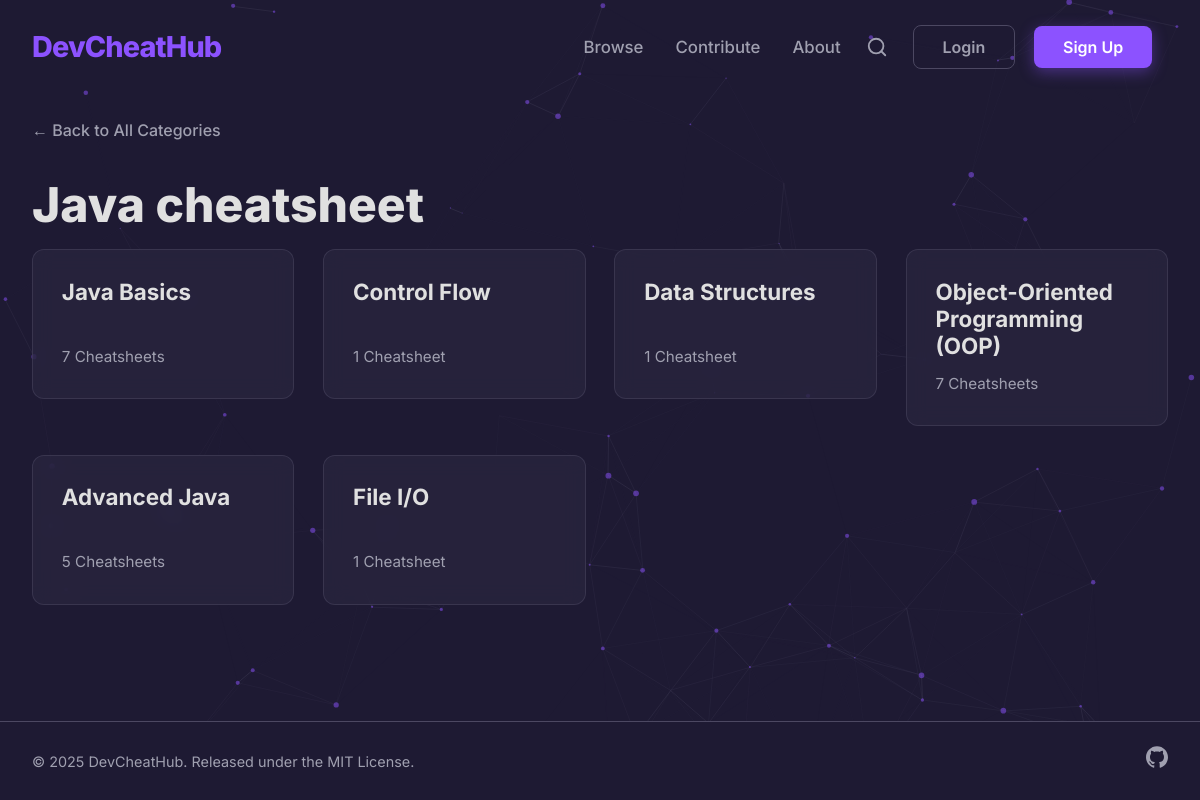
The app's page /category/java/ with its own data.
### core/models.py (models this page shows, shortened)
class Category(models.Model):
    name = models.CharField(max_length=100)
    slug = models.SlugField(max_length=100, unique=True, blank=True)
    parent = models.ForeignKey(
        'self',
        on_delete=models.CASCADE,
        null=True,
        blank=True,
        related_name='subcategories'
    )
    order = models.PositiveIntegerField(default=0)
    icon = models.FileField(upload_to='category_icons/', null=True, blank=True)
    class Meta:
        verbose_name_plural = "Categories"
        ordering = ['order']
        unique_together = ('parent', 'name')

### core/views.py (the view, shortened to what this page needs)
# urls.py: path('category/<slug:category_slug>/', views.category_detail, name='category_detail'),
def category_detail(request, category_slug):
    category = get_object_or_404(Category, slug=category_slug)
    if category.subcategories.exists():
        context = {
            'category': category,
            'subcategories': category.subcategories.all()
        }
        return render(request, 'core/subcategory_list.html', context)

### templates/core/subcategory_list.html (shortened to what this page needs)
{% extends "base.html" %}
{% block content %}
<div class="container">
    <a href="{% url 'category_list' %}#browse-categories" class="breadcrumb">&larr; Back to All Categories</a>
    <h1 class="page-title">{{ category.name }} cheatsheet</h1>
    <div class="card-grid">
        {% for sub in subcategories %}
            <a href="{% url 'category_detail' sub.slug %}" class="card-link">
                <div class="card">
                    <h2 class="card-title">{{ sub.name }}</h2>
                    <p class="card-count">{{ sub.cheatsheets.count }} Cheatsheet{{ sub.cheatsheets.count|pluralize }}</p>
                </div>
            </a>
        {% empty %}
            <p>No topics found in this category.</p>
        {% endfor %}
    </div>
</div>
{% endblock %}

### static/css/styles.css (style rules this page uses)
:root { --primary-bg: #1E1A33; --secondary-bg: #2C2842; --accent-color: #8C52FF; --text-primary: #E0E0E0; --text-secondary: #A0A0B0; --card-bg: #2C2842; --border-color: #4C4862; --code-bg: #211D34; --gradient-start: #8C52FF; --gradient-end: #00C2FF; --btn-hover-border: #00C2FF; }
body { background-color: var(--primary-bg); color: var(--text-primary); font-family: 'Inter', sans-serif, -apple-system, BlinkMacSystemFont, "Segoe UI", Roboto, Helvetica, Arial, "Apple Color Emoji", "Segoe UI Emoji", "Segoe UI Symbol"; margin: 0; font-size: 16px; line-height: 1.6; -webkit-font-smoothing: antialiased; -moz-osx-font-smoothing: grayscale; pointer-events: none; user-select: none; -webkit-user-select: none; }
h1, h2, h3, h4, h5, h6 { color: var(--text-primary); line-height: 1.2; margin-top: 0; }
p { color: var(--text-secondary); }
.container { max-width: 1200px; margin: 0 auto; padding: 1.5rem 2rem; }
#particles-js, .main-header, .btn, a, button, input, textarea, .card, .snippet-container, .CodeMirror { pointer-events: auto; }
.card-grid { display: grid; grid-template-columns: repeat(4, 1fr); gap: 1.8rem; }
.card-link { text-decoration: none; }
.card { background-color: rgba(44, 40, 66, 0.6); -webkit-backdrop-filter: blur(10px); backdrop-filter: blur(10px); padding: 1.8rem; border-radius: 12px; border: 1px solid rgba(76, 72, 98, 0.5); transition: transform 0.3s ease, box-shadow 0.3s ease, border-color 0.3s ease; display: flex; flex-direction: column; justify-content: space-between; min-height: 150px; position: relative; overflow: hidden; }
.card::before { content: ''; position: absolute; top: -50%; left: -50%; width: 200%; height: 200%; background: radial-gradient(circle at center, rgba(140, 82, 255, 0.05) 0%, transparent 70%); opacity: 0; transition: opacity 0.3s ease; z-index: 0; }
.card-title { margin: 0 0 0.75rem 0; color: var(--text-primary); font-size: 1.4rem; font-weight: 700; z-index: 1; }
.card-count { margin: 0; color: var(--text-secondary); font-size: 0.95rem; z-index: 1; }
.page-title { font-size: 3rem; font-weight: 800; color: var(--text-primary); margin-bottom: 1rem; border-bottom: none; }
.breadcrumb { color: var(--text-secondary); text-decoration: none; display: inline-flex; align-items: center; margin-bottom: 2rem; font-weight: 500; }
html { height: 100%; box-sizing: border-box; }
*, *::before, *::after { box-sizing: inherit; }
body { display: flex; flex-direction: column; min-height: 100vh; }

### records on screen
Category: name "Java Basics", cheatsheets.count "7"
Category: name "Control Flow", cheatsheets.count "1"
Category: name "Data Structures", cheatsheets.count "1"
Category: name "Object-Oriented Programming (OOP)", cheatsheets.count "7"
Category: name "Advanced Java", cheatsheets.count "5"
Category: name "File I/O", cheatsheets.count "1"
